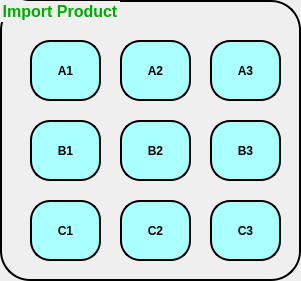
     <widget class="QGroupBox" name="grImportProducts">
      <property name="geometry">
       <rect>
        <x>820</x>
        <y>560</y>
        <width>301</width>
        <height>281</height>
       </rect>
      </property>
      <property name="font">
       <font>
        <pointsize>12</pointsize>
        <weight>75</weight>
        <bold>true</bold>
       </font>
      </property>
      <property name="styleSheet">
       <string notr="true">QGroupBox {
	color: rgb(0, 170, 0);
	border: 2px solid;
	border-top-left-radius: 30px;
	border-top-right-radius: 30px;
	border-bottom-right-radius: 30px;
	border-bottom-left-radius: 30px;

}
</string>
      </property>
      <property name="title">
       <string>Import Product</string>
      </property>
      <widget class="QPushButton" name="btnA1">
       <property name="geometry">
        <rect>
         <x>30</x>
         <y>40</y>
         <width>71</width>
         <height>61</height>
        </rect>
       </property>
       <property name="font">
        <font>
         <pointsize>9</pointsize>
         <weight>75</weight>
         <bold>true</bold>
        </font>
       </property>
       <property name="styleSheet">
        <string notr="true">QPushButton{
	background-color: rgb(170, 255, 255);
	border: 2px solid;
	border-top-left-radius: 20px;
	border-top-right-radius: 20px;
	border-bottom-right-radius: 20px;
	border-bottom-left-radius: 20px;
}

QPushButton:hover{
	background-color: rgb(170, 255, 220);
	border: 2px solid rgb(162, 162, 162);
	border-top-left-radius: 20px;
	border-top-right-radius: 20px;
	border-bottom-right-radius: 20px;
	border-bottom-left-radius: 20px;
}
</string>
       </property>
       <property name="text">
        <string>A1</string>
       </property>
      </widget>
      <widget class="QPushButton" name="btnA2">
       <property name="geometry">
        <rect>
         <x>120</x>
         <y>40</y>
         <width>71</width>
         <height>61</height>
        </rect>
       </property>
       <property name="font">
        <font>
         <pointsize>9</pointsize>
         <weight>75</weight>
         <bold>true</bold>
        </font>
       </property>
       <property name="styleSheet">
        <string notr="true">QPushButton{
	background-color: rgb(170, 255, 255);
	border: 2px solid;
	border-top-left-radius: 20px;
	border-top-right-radius: 20px;
	border-bottom-right-radius: 20px;
	border-bottom-left-radius: 20px;
}

QPushButton:hover{
	background-color: rgb(170, 255, 220);
	border: 2px solid rgb(162, 162, 162);
	border-top-left-radius: 20px;
	border-top-right-radius: 20px;
	border-bottom-right-radius: 20px;
	border-bottom-left-radius: 20px;
}
</string>
       </property>
       <property name="text">
        <string>A2</string>
       </property>
      </widget>
      <widget class="QPushButton" name="btnA3">
       <property name="geometry">
        <rect>
         <x>210</x>
         <y>40</y>
         <width>71</width>
         <height>61</height>
        </rect>
       </property>
       <property name="font">
        <font>
         <pointsize>9</pointsize>
         <weight>75</weight>
         <bold>true</bold>
        </font>
       </property>
       <property name="styleSheet">
        <string notr="true">QPushButton{
	background-color: rgb(170, 255, 255);
	border: 2px solid;
	border-top-left-radius: 20px;
	border-top-right-radius: 20px;
	border-bottom-right-radius: 20px;
	border-bottom-left-radius: 20px;
}

QPushButton:hover{
	background-color: rgb(170, 255, 220);
	border: 2px solid rgb(162, 162, 162);
	border-top-left-radius: 20px;
	border-top-right-radius: 20px;
	border-bottom-right-radius: 20px;
	border-bottom-left-radius: 20px;
}
</string>
       </property>
       <property name="text">
        <string>A3</string>
       </property>
      </widget>
      <widget class="QPushButton" name="btnB1">
       <property name="geometry">
        <rect>
         <x>30</x>
         <y>120</y>
         <width>71</width>
         <height>61</height>
        </rect>
       </property>
       <property name="font">
        <font>
         <pointsize>9</pointsize>
         <weight>75</weight>
         <bold>true</bold>
        </font>
       </property>
       <property name="styleSheet">
        <string notr="true">QPushButton{
	background-color: rgb(170, 255, 255);
	border: 2px solid;
	border-top-left-radius: 20px;
	border-top-right-radius: 20px;
	border-bottom-right-radius: 20px;
	border-bottom-left-radius: 20px;
}

QPushButton:hover{
	background-color: rgb(170, 255, 220);
	border: 2px solid rgb(162, 162, 162);
	border-top-left-radius: 20px;
	border-top-right-radius: 20px;
	border-bottom-right-radius: 20px;
	border-bottom-left-radius: 20px;
}
</string>
       </property>
       <property name="text">
        <string>B1</string>
       </property>
      </widget>
      <widget class="QPushButton" name="btnB2">
       <property name="geometry">
        <rect>
         <x>120</x>
         <y>120</y>
         <width>71</width>
         <height>61</height>
        </rect>
       </property>
       <property name="font">
        <font>
         <pointsize>9</pointsize>
         <weight>75</weight>
         <bold>true</bold>
        </font>
       </property>
       <property name="styleSheet">
        <string notr="true">QPushButton{
	background-color: rgb(170, 255, 255);
	border: 2px solid;
	border-top-left-radius: 20px;
	border-top-right-radius: 20px;
	border-bottom-right-radius: 20px;
	border-bottom-left-radius: 20px;
}

QPushButton:hover{
	background-color: rgb(170, 255, 220);
	border: 2px solid rgb(162, 162, 162);
	border-top-left-radius: 20px;
	border-top-right-radius: 20px;
	border-bottom-right-radius: 20px;
	border-bottom-left-radius: 20px;
}
</string>
       </property>
       <property name="text">
        <string>B2</string>
       </property>
      </widget>
      <widget class="QPushButton" name="btnB3">
       <property name="geometry">
        <rect>
         <x>210</x>
         <y>120</y>
         <width>71</width>
         <height>61</height>
        </rect>
       </property>
       <property name="font">
        <font>
         <pointsize>9</pointsize>
         <weight>75</weight>
         <bold>true</bold>
        </font>
       </property>
       <property name="styleSheet">
        <string notr="true">QPushButton{
	background-color: rgb(170, 255, 255);
	border: 2px solid;
	border-top-left-radius: 20px;
	border-top-right-radius: 20px;
	border-bottom-right-radius: 20px;
	border-bottom-left-radius: 20px;
}

QPushButton:hover{
	background-color: rgb(170, 255, 220);
	border: 2px solid rgb(162, 162, 162);
	border-top-left-radius: 20px;
	border-top-right-radius: 20px;
	border-bottom-right-radius: 20px;
	border-bottom-left-radius: 20px;
}
</string>
       </property>
       <property name="text">
        <string>B3</string>
       </property>
      </widget>
      <widget class="QPushButton" name="btnC1">
       <property name="geometry">
        <rect>
         <x>30</x>
         <y>200</y>
         <width>71</width>
         <height>61</height>
        </rect>
       </property>
       <property name="font">
        <font>
         <pointsize>9</pointsize>
         <weight>75</weight>
         <bold>true</bold>
        </font>
       </property>
       <property name="styleSheet">
        <string notr="true">QPushButton{
	background-color: rgb(170, 255, 255);
	border: 2px solid;
	border-top-left-radius: 20px;
	border-top-right-radius: 20px;
	border-bottom-right-radius: 20px;
	border-bottom-left-radius: 20px;
}

QPushButton:hover{
	background-color: rgb(170, 255, 220);
	border: 2px solid rgb(162, 162, 162);
	border-top-left-radius: 20px;
	border-top-right-radius: 20px;
	border-bottom-right-radius: 20px;
	border-bottom-left-radius: 20px;
}
</string>
       </property>
       <property name="text">
        <string>C1</string>
       </property>
      </widget>
      <widget class="QPushButton" name="btnC2">
       <property name="geometry">
        <rect>
         <x>120</x>
         <y>200</y>
         <width>71</width>
         <height>61</height>
        </rect>
       </property>
       <property name="font">
        <font>
         <pointsize>9</pointsize>
         <weight>75</weight>
         <bold>true</bold>
        </font>
       </property>
       <property name="styleSheet">
        <string notr="true">QPushButton{
	background-color: rgb(170, 255, 255);
	border: 2px solid;
	border-top-left-radius: 20px;
	border-top-right-radius: 20px;
	border-bottom-right-radius: 20px;
	border-bottom-left-radius: 20px;
}

QPushButton:hover{
	background-color: rgb(170, 255, 220);
	border: 2px solid rgb(162, 162, 162);
	border-top-left-radius: 20px;
	border-top-right-radius: 20px;
	border-bottom-right-radius: 20px;
	border-bottom-left-radius: 20px;
}
</string>
       </property>
       <property name="text">
        <string>C2</string>
       </property>
      </widget>
      <widget class="QPushButton" name="btnC3">
       <property name="geometry">
        <rect>
         <x>210</x>
         <y>200</y>
         <width>71</width>
         <height>61</height>
        </rect>
       </property>
       <property name="font">
        <font>
         <pointsize>9</pointsize>
         <weight>75</weight>
         <bold>true</bold>
        </font>
       </property>
       <property name="styleSheet">
        <string notr="true">QPushButton{
	background-color: rgb(170, 255, 255);
	border: 2px solid;
	border-top-left-radius: 20px;
	border-top-right-radius: 20px;
	border-bottom-right-radius: 20px;
	border-bottom-left-radius: 20px;
}

QPushButton:hover{
	background-color: rgb(170, 255, 220);
	border: 2px solid rgb(162, 162, 162);
	border-top-left-radius: 20px;
	border-top-right-radius: 20px;
	border-bottom-right-radius: 20px;
	border-bottom-left-radius: 20px;
}
</string>
       </property>
       <property name="text">
        <string>C3</string>
       </property>
      </widget>
     </widget>
